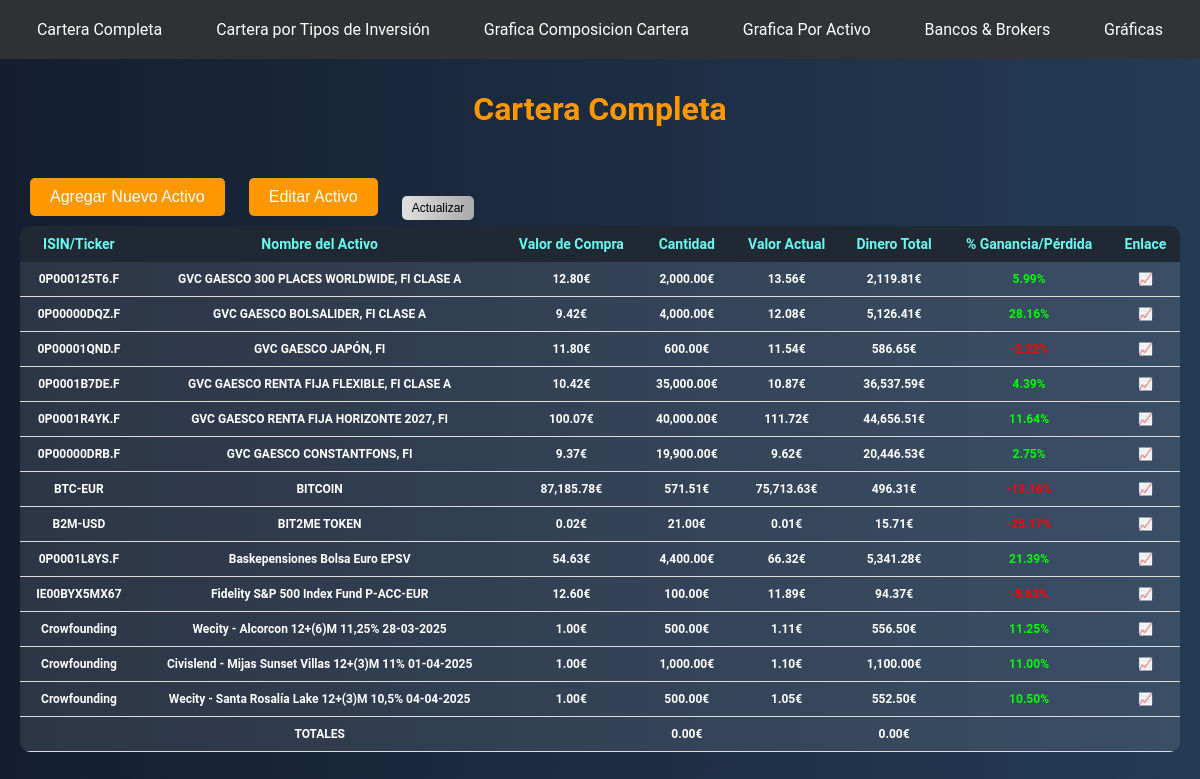
/templates/, run on the app's committed database.
### tables this page shows
CREATE TABLE investments (
                id INTEGER PRIMARY KEY AUTOINCREMENT,
                isin TEXT NOT NULL,
                asset_name TEXT NOT NULL,
                purchase_value REAL NOT NULL,
                amount REAL NOT NULL,
                current_value REAL,
                total_money REAL,
                profit_loss_percentage REAL,
                investment_type TEXT
            );

### app.py (the view)
@app.route('/templates/')
def index():
    with sqlite3.connect('database.db') as conn:
        cursor = conn.cursor()
        cursor.execute('SELECT * FROM investments')
        investments = cursor.fetchall()
        total_quantity = sum(float(investment[4]) for investment in investments)
        total_money = sum(float(investment[6]) for investment in investments)
        total_purchase_value = sum(float(investment[3]) for investment in investments)
    return render_template('index.html', investments=investments, total_quantity=total_quantity, total_money=total_money, total_purchase_value=total_purchase_value)

### templates/index.html (shortened to what this page needs)
{% extends 'layout.html' %}
{% block content %}
<h1>Cartera Completa</h1>
<button id="add-asset" onclick="openAddAssetWindow()">Agregar Nuevo Activo</button>
<button id="edit-asset" onclick="openEditAssetWindow()">Editar Activo</button>
<table class="table">
    <thead>
        <tr>
            <th>ISIN/Ticker</th>
            <th>Nombre del Activo</th>
            <th>Valor de Compra</th>
            <th>Cantidad</th>
            <th>Valor Actual</th>
            <th>Dinero Total</th>
            <th>% Ganancia/Pérdida</th>
            <th>Enlace</th>
        </tr>
    </thead>
    <tbody>
        {% set total_quantity = 0 %}
        {% set total_money = 0 %}
        {% set total_purchase_value = 0 %}
        {% set total_gain_loss_percentage = 0 %}
        {% set isin_list = ["0P000125T6.F", "0P00000DQZ.F", "0P00001QND.F", "0P0001B7DE.F", "0P0001R4YK.F", "0P00000DRB.F"] %}
        {% for idx in range(0, 6) %}
        <tr>
            <td>{{ isin_list[idx] }}</td>
            <td>{{ investments[idx][2] }}</td>
            <td>{{ '{:,.2f}'.format(investments[idx][3] | float) }}€</td>
            <td>{{ '{:,.2f}'.format(investments[idx][4] | float) }}€</td>
            <td>{{ '{:,.2f}'.format(investments[idx][5] | float) }}€</td>
            <td>{{ '{:,.2f}'.format(investments[idx][6] | float) }}€</td>
            <td class="{{ 'positive' if investments[idx][7] >= 0 else 'negative' }}">{{ '%.2f' % (investments[idx][7] | float) }}%</td>
            <td><a href="https://finance.yahoo.com/quote/{{ isin_list[idx] }}" target="_blank">📈</a></td>
            {% set total_quantity = total_quantity + (investments[idx][4] | float) %}
            {% set total_money = total_money + (investments[idx][6] | float) %}
            {% set total_purchase_value = total_purchase_value + (investments[idx][3] | float) %}
            {% set total_gain_loss_percentage = total_gain_loss_percentage + (investments[idx][7] | float) %}
        </tr>
        {% endfor %}
        {% for inv in investments[6:] %}
        <tr>
            <td>{{ inv[1] }}</td>
            <td>{{ inv[2] }}</td>
            <td>{{ '{:,.2f}'.format(inv[3] | float) }}€</td>
            <td>{{ '{:,.2f}'.format(inv[4] | float) }}€</td>
            <td>{{ '{:,.2f}'.format(inv[5] | float) }}€</td>
            <td>{{ '{:,.2f}'.format(inv[6] | float) }}€</td>
            <td class="{{ 'positive' if inv[7] >= 0 else 'negative' }}">{{ '%.2f' % (inv[7] | float) }}%</td>
            <td><a href="https://finance.yahoo.com/quote/{{ inv[1] }}" target="_blank">📈</a></td>
            {% set total_quantity = total_quantity + (inv[4] | float) %}
            {% set total_money = total_money + (inv[6] | float) %}
            {% set total_purchase_value = total_purchase_value + (inv[3] | float) %}
            {% set total_gain_loss_percentage = total_gain_loss_percentage + (inv[7] | float) %}
        </tr>
        {% endfor %}
        <tr>
            <td></td>
            <td>TOTALES</td>
            <td></td>
            <td>{{ '{:,.2f}'.format(total_quantity) }}€</td>
            <td></td>
            <td>{{ '{:,.2f}'.format(total_money) }}€</td>
            <td></td>
            <td></td>
        </tr>
    </tbody>
<button id="update-assets" onclick="updateAssets()">Actualizar</button>
{% endblock %}

### static/styles.css (style rules this page uses)
body { font-family: 'Roboto', sans-serif; background: linear-gradient(to right, #141e30, #243b55); margin: 0; padding: 20px; color: #fff; }
h1 { color: #ff9800; text-align: center; margin-top: 70px; margin-bottom: 40px; }
.table { width: 100%; border-collapse: collapse; overflow: hidden; border-radius: 10px; margin-bottom: 40px; font-size: 14px; }
.table thead { background: #1f2833; }
.table thead th { color: #66fcf1; font-weight: bold; text-align: center; padding: 10px; transition: background 0.3s; }
.table tbody tr { background: rgba(255, 255, 255, 0.1); transition: background 0.3s; }
.table tbody td { color: #fff; font-weight: bold; text-align: center; padding: 10px; border-bottom: 1px solid #ddd; font-size: 12px; white-space: nowrap; }
.positive { color: #00FF00 !important; }
.negative { color: #FF0000 !important; }
#update-assets { background: linear-gradient(to right, #e0e0e0, #a9a9a9); color: #000; border: none; padding: 5px 10px; font-size: 12px; border-radius: 5px; position: relative; top: 10px; left: 0; cursor: pointer; transition: background 0.3s, color 0.3s; }
h1 { margin-top: 70px; }
button { background-color: #ff9800; color: #fff; border: none; padding: 10px 20px; margin: 10px; cursor: pointer; font-size: 16px; border-radius: 5px; transition: background 0.3s, color 0.3s; }

### data on the page
investments: asset_name "GVC GAESCO 300 PLACES WORLDWIDE, FI CLASE A", purchase_value "12.80", amount "2,000.00", current_value "13.56", total_money "2,119.81", profit_loss_percentage "5.99"
investments: isin "0P00000DQZ.F", asset_name "GVC GAESCO BOLSALIDER, FI CLASE A", purchase_value "9.42", amount "4,000.00", current_value "12.08", total_money "5,126.41", profit_loss_percentage "28.16"
investments: isin "0P00001QND.F", asset_name "GVC GAESCO JAPÓN, FI", purchase_value "11.80", amount "600.00", current_value "11.54", total_money "586.65"
investments: isin "0P0001B7DE.F", asset_name "GVC GAESCO RENTA FIJA FLEXIBLE, FI CLASE A", purchase_value "10.42", amount "35,000.00", current_value "10.87", total_money "36,537.59", profit_loss_percentage "4.39"
investments: isin "0P0001R4YK.F", asset_name "GVC GAESCO RENTA FIJA HORIZONTE 2027, FI", purchase_value "100.07", amount "40,000.00", current_value "111.72", total_money "44,656.51", profit_loss_percentage "11.64"
investments: isin "0P00000DRB.F", asset_name "GVC GAESCO CONSTANTFONS, FI", purchase_value "9.37", amount "19,900.00", current_value "9.62", total_money "20,446.53", profit_loss_percentage "2.75"
investments: isin "BTC-EUR", asset_name "BITCOIN", purchase_value "87,185.78", amount "571.51", current_value "75,713.63", total_money "496.31"
investments: isin "B2M-USD", asset_name "BIT2ME TOKEN", purchase_value "0.02", amount "21.00", current_value "0.01", total_money "15.71"
investments: isin "0P0001L8YS.F", asset_name "Baskepensiones Bolsa Euro EPSV", purchase_value "54.63", amount "4,400.00", current_value "66.32", total_money "5,341.28", profit_loss_percentage "21.39"
investments: isin "IE00BYX5MX67", asset_name "Fidelity S&P 500 Index Fund P-ACC-EUR", purchase_value "12.60", amount "100.00", current_value "11.89", total_money "94.37"
investments: isin "Crowfounding", asset_name "Wecity - Alcorcon 12+(6)M 11,25% 28-03-2025", purchase_value "1.00", amount "500.00", current_value "1.11", total_money "556.50", profit_loss_percentage "11.25"
investments: isin "Crowfounding", asset_name "Civislend - Mijas Sunset Villas 12+(3)M 11% 01-04-2025", purchase_value "1.00", amount "1,000.00", current_value "1.10", total_money "1,100.00", profit_loss_percentage "11.00"
investments: isin "Crowfounding", asset_name "Wecity - Santa Rosalía Lake 12+(3)M 10,5% 04-04-2025", purchase_value "1.00", amount "500.00", current_value "1.05", total_money "552.50", profit_loss_percentage "10.50"

### other printed values
{{ isin_list[idx] }} "0P000125T6.F"
{{ '{:,.2f}'.format(total_quantity) }} "0.00"
{{ '{:,.2f}'.format(total_money) }} "0.00"
